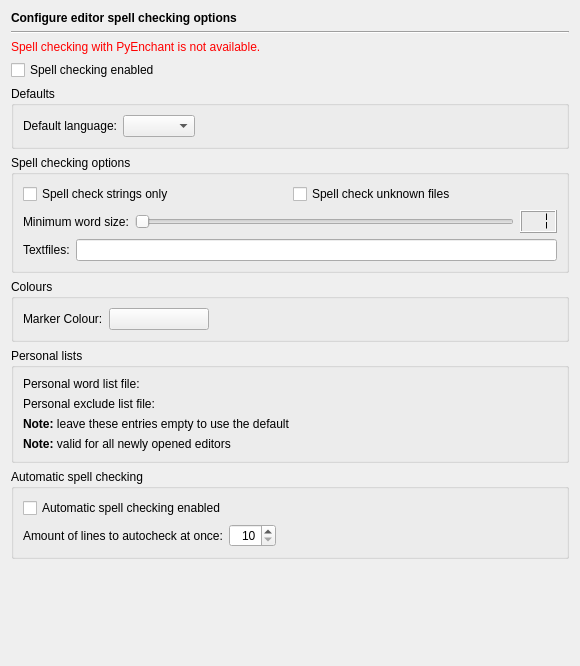
<?xml version="1.0" encoding="UTF-8"?>
<ui version="4.0">
 <class>EditorSpellCheckingPage</class>
 <widget class="QWidget" name="EditorSpellCheckingPage">
  <property name="geometry">
   <rect>
    <x>0</x>
    <y>0</y>
    <width>578</width>
    <height>666</height>
   </rect>
  </property>
  <layout class="QVBoxLayout" name="verticalLayout_4">
   <item>
    <widget class="QLabel" name="headerLabel">
     <property name="text">
      <string>&lt;b&gt;Configure editor spell checking options&lt;/b&gt;</string>
     </property>
    </widget>
   </item>
   <item>
    <widget class="Line" name="line3">
     <property name="frameShape">
      <enum>QFrame::HLine</enum>
     </property>
     <property name="frameShadow">
      <enum>QFrame::Sunken</enum>
     </property>
     <property name="orientation">
      <enum>Qt::Horizontal</enum>
     </property>
    </widget>
   </item>
   <item>
    <widget class="QLabel" name="errorLabel">
     <property name="text">
      <string>&lt;font color=&quot;#FF0000&quot;&gt;Spell checking with PyEnchant is not available.&lt;/font&gt;</string>
     </property>
    </widget>
   </item>
   <item>
    <widget class="QFrame" name="spellingFrame">
     <property name="frameShape">
      <enum>QFrame::NoFrame</enum>
     </property>
     <property name="frameShadow">
      <enum>QFrame::Plain</enum>
     </property>
     <layout class="QVBoxLayout" name="verticalLayout_3">
      <property name="leftMargin">
       <number>0</number>
      </property>
      <property name="topMargin">
       <number>0</number>
      </property>
      <property name="rightMargin">
       <number>0</number>
      </property>
      <property name="bottomMargin">
       <number>0</number>
      </property>
      <item>
       <widget class="QCheckBox" name="checkingEnabledCheckBox">
        <property name="toolTip">
         <string>Select to enable spell checking</string>
        </property>
        <property name="text">
         <string>Spell checking enabled</string>
        </property>
       </widget>
      </item>
      <item>
       <widget class="QGroupBox" name="groupBox_3">
        <property name="title">
         <string>Defaults</string>
        </property>
        <layout class="QGridLayout" name="gridLayout_3">
         <item row="0" column="0">
          <widget class="QLabel" name="label_2">
           <property name="text">
            <string>Default language:</string>
           </property>
          </widget>
         </item>
         <item row="0" column="1">
          <widget class="QComboBox" name="defaultLanguageCombo">
           <property name="toolTip">
            <string>Select the default language</string>
           </property>
          </widget>
         </item>
         <item row="0" column="2">
          <spacer name="horizontalSpacer">
           <property name="orientation">
            <enum>Qt::Horizontal</enum>
           </property>
           <property name="sizeHint" stdset="0">
            <size>
             <width>353</width>
             <height>20</height>
            </size>
           </property>
          </spacer>
         </item>
        </layout>
       </widget>
      </item>
      <item>
       <widget class="QGroupBox" name="groupBox_4">
        <property name="title">
         <string>Spell checking options</string>
        </property>
        <layout class="QVBoxLayout" name="verticalLayout">
         <item>
          <layout class="QHBoxLayout" name="horizontalLayout_4">
           <item>
            <widget class="QCheckBox" name="stringsOnlyCheckBox">
             <property name="toolTip">
              <string>Select to check strings only</string>
             </property>
             <property name="text">
              <string>Spell check strings only</string>
             </property>
            </widget>
           </item>
           <item>
            <widget class="QCheckBox" name="fullCheckUnknownCheckBox">
             <property name="toolTip">
              <string>Select to perform a complete check of files without extension</string>
             </property>
             <property name="text">
              <string>Spell check unknown files</string>
             </property>
            </widget>
           </item>
          </layout>
         </item>
         <item>
          <layout class="QHBoxLayout" name="horizontalLayout">
           <item>
            <widget class="QLabel" name="label">
             <property name="text">
              <string>Minimum word size:</string>
             </property>
            </widget>
           </item>
           <item>
            <widget class="QSlider" name="minimumWordSizeSlider">
             <property name="toolTip">
              <string>Move to set the minimum size of words to be checked</string>
             </property>
             <property name="minimum">
              <number>1</number>
             </property>
             <property name="maximum">
              <number>10</number>
             </property>
             <property name="orientation">
              <enum>Qt::Horizontal</enum>
             </property>
             <property name="tickPosition">
              <enum>QSlider::NoTicks</enum>
             </property>
             <property name="tickInterval">
              <number>1</number>
             </property>
            </widget>
           </item>
           <item>
            <widget class="QLCDNumber" name="lcdNumber">
             <property name="toolTip">
              <string>Displays the minimum size of words to be checked</string>
             </property>
             <property name="digitCount">
              <number>2</number>
             </property>
             <property name="segmentStyle">
              <enum>QLCDNumber::Flat</enum>
             </property>
             <property name="intValue" stdset="0">
              <number>1</number>
             </property>
            </widget>
           </item>
          </layout>
         </item>
         <item>
          <layout class="QHBoxLayout" name="horizontalLayout_2">
           <item>
            <widget class="QLabel" name="label_8">
             <property name="text">
              <string>Textfiles:</string>
             </property>
            </widget>
           </item>
           <item>
            <widget class="E5ClearableLineEdit" name="spellCheckTextFilesLineEdit">
             <property name="toolTip">
              <string>Enter the file extensions of pure text files (separated by a space)</string>
             </property>
             <property name="whatsThis">
              <string>&lt;b&gt;Textfiles&lt;/b&gt;
&lt;p&gt;Enter the file extension of pure text files. The complete contents of files with these extensions will be checked.&lt;/p&gt;</string>
             </property>
            </widget>
           </item>
          </layout>
         </item>
        </layout>
       </widget>
      </item>
      <item>
       <widget class="QGroupBox" name="groupBox_2">
        <property name="title">
         <string>Colours</string>
        </property>
        <layout class="QGridLayout" name="gridLayout_2">
         <item row="0" column="0">
          <widget class="QLabel" name="TextLabel2_2_2_2_2_2">
           <property name="text">
            <string>Marker Colour:</string>
           </property>
          </widget>
         </item>
         <item row="0" column="1">
          <widget class="QPushButton" name="spellingMarkerButton">
           <property name="minimumSize">
            <size>
             <width>100</width>
             <height>0</height>
            </size>
           </property>
           <property name="toolTip">
            <string>Select the colour for the spelling markers.</string>
           </property>
           <property name="text">
            <string/>
           </property>
          </widget>
         </item>
         <item row="0" column="2">
          <spacer>
           <property name="orientation">
            <enum>Qt::Horizontal</enum>
           </property>
           <property name="sizeHint" stdset="0">
            <size>
             <width>348</width>
             <height>20</height>
            </size>
           </property>
          </spacer>
         </item>
        </layout>
       </widget>
      </item>
      <item>
       <widget class="QGroupBox" name="groupBox">
        <property name="title">
         <string>Personal lists</string>
        </property>
        <layout class="QGridLayout" name="gridLayout">
         <item row="0" column="0">
          <widget class="QLabel" name="label_4">
           <property name="text">
            <string>Personal word list file:</string>
           </property>
          </widget>
         </item>
         <item row="0" column="1">
          <widget class="E5PathPicker" name="pwlPicker" native="true">
           <property name="sizePolicy">
            <sizepolicy hsizetype="Expanding" vsizetype="Preferred">
             <horstretch>0</horstretch>
             <verstretch>0</verstretch>
            </sizepolicy>
           </property>
           <property name="focusPolicy">
            <enum>Qt::StrongFocus</enum>
           </property>
          </widget>
         </item>
         <item row="1" column="0">
          <widget class="QLabel" name="label_5">
           <property name="text">
            <string>Personal exclude list file:</string>
           </property>
          </widget>
         </item>
         <item row="1" column="1">
          <widget class="E5PathPicker" name="pelPicker" native="true">
           <property name="sizePolicy">
            <sizepolicy hsizetype="Expanding" vsizetype="Preferred">
             <horstretch>0</horstretch>
             <verstretch>0</verstretch>
            </sizepolicy>
           </property>
           <property name="focusPolicy">
            <enum>Qt::StrongFocus</enum>
           </property>
          </widget>
         </item>
         <item row="2" column="0" colspan="2">
          <widget class="QLabel" name="label_6">
           <property name="text">
            <string>&lt;b&gt;Note:&lt;/b&gt; leave these entries empty to use the default</string>
           </property>
          </widget>
         </item>
         <item row="3" column="0" colspan="2">
          <widget class="QLabel" name="label_7">
           <property name="text">
            <string>&lt;b&gt;Note:&lt;/b&gt; valid for all newly opened editors</string>
           </property>
          </widget>
         </item>
        </layout>
       </widget>
      </item>
      <item>
       <widget class="QGroupBox" name="groupBox_5">
        <property name="title">
         <string>Automatic spell checking</string>
        </property>
        <layout class="QVBoxLayout" name="verticalLayout_2">
         <item>
          <widget class="QCheckBox" name="enabledCheckBox">
           <property name="toolTip">
            <string>Select to enable spellchecking</string>
           </property>
           <property name="text">
            <string>Automatic spell checking enabled</string>
           </property>
          </widget>
         </item>
         <item>
          <layout class="QHBoxLayout" name="horizontalLayout_3">
           <item>
            <widget class="QLabel" name="label_3">
             <property name="text">
              <string>Amount of lines to autocheck at once:</string>
             </property>
            </widget>
           </item>
           <item>
            <widget class="QSpinBox" name="chunkSizeSpinBox">
             <property name="toolTip">
              <string>Enter the number of lines to check per go. Higher values increase checking speed but decrease GUI responsivenes</string>
             </property>
             <property name="alignment">
              <set>Qt::AlignRight|Qt::AlignTrailing|Qt::AlignVCenter</set>
             </property>
             <property name="minimum">
              <number>10</number>
             </property>
             <property name="maximum">
              <number>999</number>
             </property>
            </widget>
           </item>
           <item>
            <spacer name="horizontalSpacer_2">
             <property name="orientation">
              <enum>Qt::Horizontal</enum>
             </property>
             <property name="sizeHint" stdset="0">
              <size>
               <width>40</width>
               <height>20</height>
              </size>
             </property>
            </spacer>
           </item>
          </layout>
         </item>
        </layout>
       </widget>
      </item>
     </layout>
    </widget>
   </item>
   <item>
    <spacer>
     <property name="orientation">
      <enum>Qt::Vertical</enum>
     </property>
     <property name="sizeHint" stdset="0">
      <size>
       <width>558</width>
       <height>231</height>
      </size>
     </property>
    </spacer>
   </item>
  </layout>
 </widget>
 <customwidgets>
  <customwidget>
   <class>E5PathPicker</class>
   <extends>QWidget</extends>
   <header>E5Gui/E5PathPicker.h</header>
   <container>1</container>
  </customwidget>
  <customwidget>
   <class>E5ClearableLineEdit</class>
   <extends>QLineEdit</extends>
   <header>E5Gui/E5LineEdit.h</header>
  </customwidget>
 </customwidgets>
 <tabstops>
  <tabstop>checkingEnabledCheckBox</tabstop>
  <tabstop>defaultLanguageCombo</tabstop>
  <tabstop>stringsOnlyCheckBox</tabstop>
  <tabstop>fullCheckUnknownCheckBox</tabstop>
  <tabstop>minimumWordSizeSlider</tabstop>
  <tabstop>spellCheckTextFilesLineEdit</tabstop>
  <tabstop>spellingMarkerButton</tabstop>
  <tabstop>pwlPicker</tabstop>
  <tabstop>pelPicker</tabstop>
  <tabstop>enabledCheckBox</tabstop>
  <tabstop>chunkSizeSpinBox</tabstop>
 </tabstops>
 <resources/>
 <connections>
  <connection>
   <sender>minimumWordSizeSlider</sender>
   <signal>valueChanged(int)</signal>
   <receiver>lcdNumber</receiver>
   <slot>display(int)</slot>
   <hints>
    <hint type="sourcelabel">
     <x>248</x>
     <y>131</y>
    </hint>
    <hint type="destinationlabel">
     <x>545</x>
     <y>131</y>
    </hint>
   </hints>
  </connection>
 </connections>
</ui>
